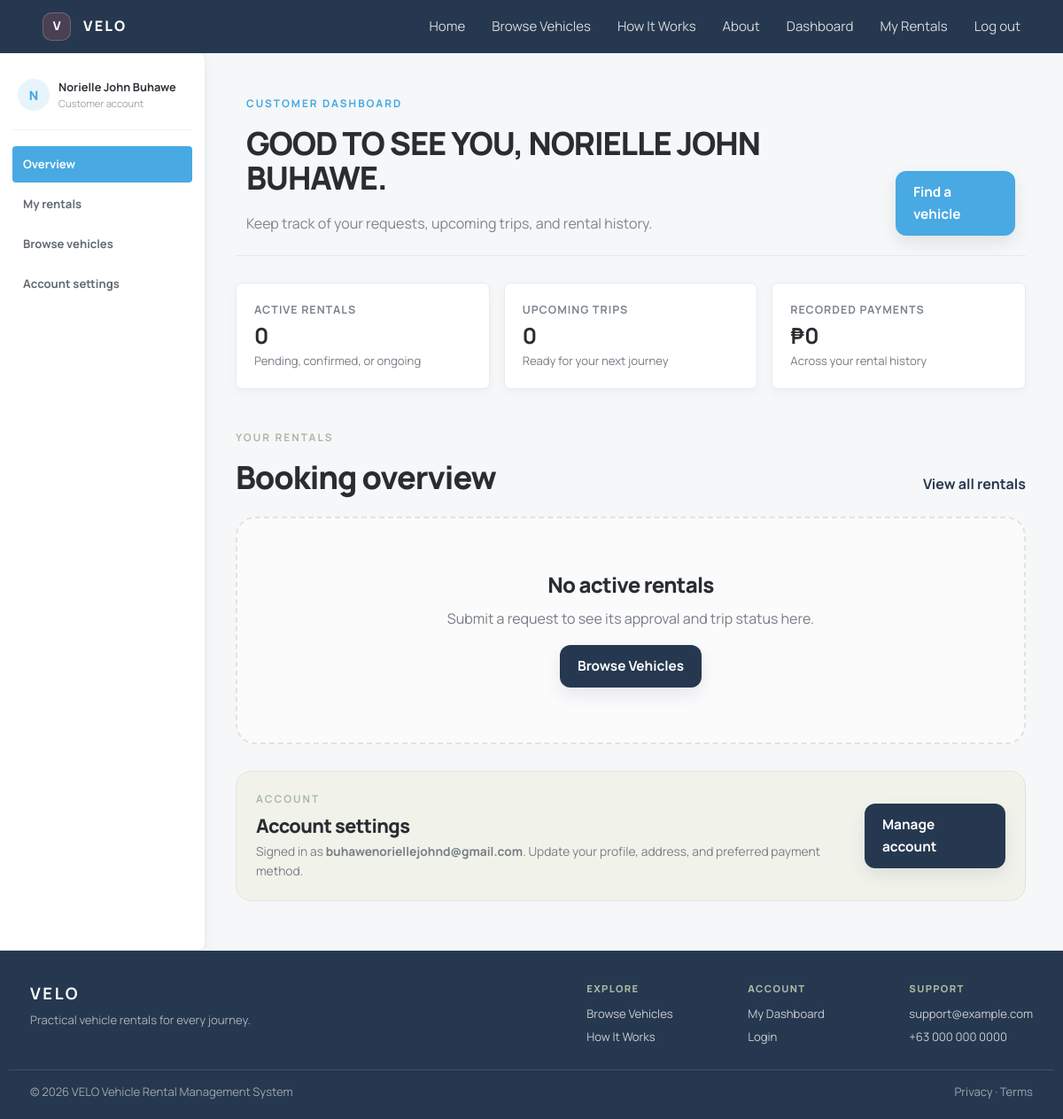
/customer/dashboard.php (signed in), run on the app's committed database.
### tables this page shows
CREATE TABLE users (
  id INT AUTO_INCREMENT PRIMARY KEY,
  name VARCHAR(100) NOT NULL,
  email VARCHAR(150) NOT NULL UNIQUE,
  password_hash VARCHAR(255) NOT NULL,
  role ENUM('customer','staff','admin') NOT NULL DEFAULT 'customer',
  account_status ENUM('approved','pending','rejected') NOT NULL DEFAULT 'approved',
  phone VARCHAR(30) DEFAULT NULL,
  address VARCHAR(255) DEFAULT NULL,
  profile_image TEXT DEFAULT NULL,
  preferred_payment_method ENUM('cash','gcash','card') DEFAULT NULL,
  created_at TIMESTAMP DEFAULT CURRENT_TIMESTAMP
);

### config.php (called while the page is built, shortened)
<?php
function db(): PDO
{
    static $pdo = null;
    if ($pdo === null) {
        $dbHost = getenv('DB_HOST') ?: '127.0.0.1';
        $dbPort = getenv('DB_PORT') ?: '3306';
        $dbName = getenv('DB_NAME') ?: 'vrms';
        $dbUser = getenv('DB_USER') ?: 'vrms';
        $dbPass = getenv('DB_PASS') ?: 'vrms123';
        $pdo = new PDO("mysql:host={$dbHost};port={$dbPort};dbname={$dbName};charset=utf8mb4", $dbUser, $dbPass, [
            PDO::ATTR_ERRMODE => PDO::ERRMODE_EXCEPTION,
            PDO::ATTR_DEFAULT_FETCH_MODE => PDO::FETCH_ASSOC,
        ]);
        $columns = $pdo->query("SELECT COLUMN_NAME FROM information_schema.COLUMNS WHERE TABLE_SCHEMA = DATABASE() AND TABLE_NAME = 'rentals'")->fetchAll(PDO::FETCH_COLUMN);
        $rentalColumns = [
            'purpose' => "ALTER TABLE rentals ADD COLUMN purpose VARCHAR(255) NULL AFTER payment_method",
            'rejection_reason' => "ALTER TABLE rentals ADD COLUMN rejection_reason VARCHAR(255) NULL AFTER purpose",
            'cancellation_reason' => "ALTER TABLE rentals ADD COLUMN cancellation_reason VARCHAR(255) NULL AFTER rejection_reason",
            'cancellation_requested' => "ALTER TABLE rentals ADD COLUMN cancellation_requested TINYINT(1) NOT NULL DEFAULT 0 AFTER cancellation_reason",
            'cancellation_requested_at' => "ALTER TABLE rentals ADD COLUMN cancellation_requested_at TIMESTAMP NULL AFTER cancellation_requested",
        ];
    }
    return $pdo;
}
function e($s): string
{
    return htmlspecialchars((string)$s, ENT_QUOTES, 'UTF-8');
}
function current_user(): ?array
{
    return $_SESSION['user'] ?? null;
}
function require_customer(): array
{
    $user = current_user();
    return $user;
}

### public/customer/dashboard.php (the view, shortened to what this page needs)
<?php
require_once __DIR__ . '/../../config.php';
$user = require_customer();
$accountStmt = db()->prepare('SELECT name, email, phone, address, profile_image, preferred_payment_method FROM users WHERE id = ?');
$accountStmt->execute([$user['id']]);
include __DIR__ . '/../../includes/header.php';
$stmt = db()->prepare(
    "SELECT r.id, r.start_date, r.end_date, r.actual_return, r.total_amount, r.status,
            v.brand, v.model, v.category, v.image,
            COALESCE(SUM(p.amount), 0) AS paid_amount
     FROM rentals r
     INNER JOIN vehicles v ON v.id = r.vehicle_id
     LEFT JOIN payments p ON p.rental_id = r.id
     WHERE r.user_id = ?
     GROUP BY r.id, v.id
     ORDER BY r.start_date DESC, r.created_at DESC"
);
$stmt->execute([$user['id']]);
$rentals = $stmt->fetchAll();
$active = array_values(array_filter($rentals, static fn(array $r): bool =>
    in_array($r['status'], ['pending', 'confirmed', 'ongoing'], true)
));
$upcoming = array_values(array_filter($rentals, static fn(array $r): bool =>
    in_array($r['status'], ['pending', 'confirmed'], true) && $r['start_date'] >= date('Y-m-d')
));
$paidTotal = array_sum(array_map(static fn(array $r): float => (float)$r['paid_amount'], $rentals));
$activeRentals = array_values(array_filter($rentals, static fn(array $r): bool =>
    in_array($r['status'], ['pending', 'confirmed', 'ongoing'], true)
));
?>
<main class="dashboard-page">
  <div class="dashboard-layout">
    <?php include __DIR__ . '/../../includes/customer-sidebar.php'; ?>
    <div class="dashboard-content">
      <section class="dashboard-hero" id="overview">
        <div>
          <p class="eyebrow">Customer dashboard</p>
          <h1>Good to see you, <?= e($user['name']) ?>.</h1>
          <p>Keep track of your requests, upcoming trips, and rental history.</p>
        </div>
        <a class="btn btn-coral" href="/vehicles.php">Find a vehicle</a>
      </section>
      <section class="dashboard-stats" aria-label="Rental summary">
    <article class="summary-card">
      <span class="summary-label">Active rentals</span>
      <strong><?= count($active) ?></strong>
      <span>Pending, confirmed, or ongoing</span>
    </article>
    <article class="summary-card">
      <span class="summary-label">Upcoming trips</span>
      <strong><?= count($upcoming) ?></strong>
      <span>Ready for your next journey</span>
    </article>
    <article class="summary-card">
      <span class="summary-label">Recorded payments</span>
      <strong>₱<?= number_format($paidTotal) ?></strong>
      <span>Across your rental history</span>
    </article>
      </section>
      <section class="dashboard-section" id="rentals">
        <div class="section-head">
          <div>
            <p class="eyebrow">Your rentals</p>
            <h2>Booking overview</h2>
          </div>
          <a class="text-link" href="/customer/my-rentals.php">View all rentals</a>
        </div>
        <?php if (!$activeRentals): ?>
          <div class="empty-state">
            <h3>No active rentals</h3>
            <p>Submit a request to see its approval and trip status here.</p>
            <a class="btn btn-navy" href="/vehicles.php">Browse Vehicles</a>
          </div>
        <?php endif; ?>
      </section>
      <section class="dashboard-account" id="account">
        <div>
          <p class="eyebrow">Account</p>
          <h2>Account settings</h2>
          <p>Signed in as <strong><?= e($user['email']) ?></strong>. Update your profile, address, and preferred payment method.</p>
        </div>
        <a class="btn btn-navy" href="#account-modal">Manage account</a>
      </section>
    </div>
  </div>
</main>
<?php include __DIR__ . '/../../includes/footer.php'; ?>

### includes/customer-sidebar.php
<?php
$sidebarUser = $user ?? current_user() ?? [];
$sidebarStmt = db()->prepare('SELECT name, profile_image FROM users WHERE id = ? LIMIT 1');
$sidebarStmt->execute([(int)($sidebarUser['id'] ?? 0)]);
$sidebarUser = $sidebarStmt->fetch() ?: $sidebarUser;
$sidebarName = $sidebarUser['name'] ?? $user['name'];
$sidebarImage = trim((string)($sidebarUser['profile_image'] ?? ''));
$sidebarPage = basename($_SERVER['PHP_SELF']);
?>
<aside class="dashboard-sidebar" aria-label="Customer dashboard navigation">
  <div class="sidebar-profile">
    <span class="profile-avatar<?= $sidebarImage !== '' ? ' has-profile-image' : '' ?>" <?= $sidebarImage !== '' ? ' style="background-image:url(\'' . e($sidebarImage) . '\')"' : '' ?>><?= $sidebarImage === '' ? e(strtoupper(substr($sidebarName, 0, 1))) : '' ?></span>
    <div>
      <strong><?= e($sidebarName) ?></strong>
      <span>Customer account</span>
    </div>
  </div>
  <nav class="sidebar-nav">
    <a data-sidebar-section="overview" class="<?= $sidebarPage === 'dashboard.php' ? 'active' : '' ?>" href="/customer/dashboard.php">Overview</a>
    <a data-sidebar-section="rentals" class="<?= in_array($sidebarPage, ['my-rentals.php', 'rental.php'], true) ? 'active' : '' ?>" href="/customer/my-rentals.php">My rentals</a>
    <a data-sidebar-section="browse" class="<?= $sidebarPage === 'vehicles.php' ? 'active' : '' ?>" href="/vehicles.php">Browse vehicles</a>
    <a data-sidebar-section="account" class="<?= $sidebarPage === 'account-settings.php' || ($sidebarPage === 'dashboard.php' && ($_GET['section'] ?? '') === 'account') ? 'active' : '' ?>" href="/customer/dashboard.php#account-modal">Account settings</a>
  </nav>
</aside>

### data on the page
users: name "N", name "Norielle John Buhawe", name "NORIELLE JOHN BUHAWE", email "buhawenoriellejohnd@gmail.com"

### other printed values
count($active) "0"
count($upcoming) "0"
$paidTotal "0"
